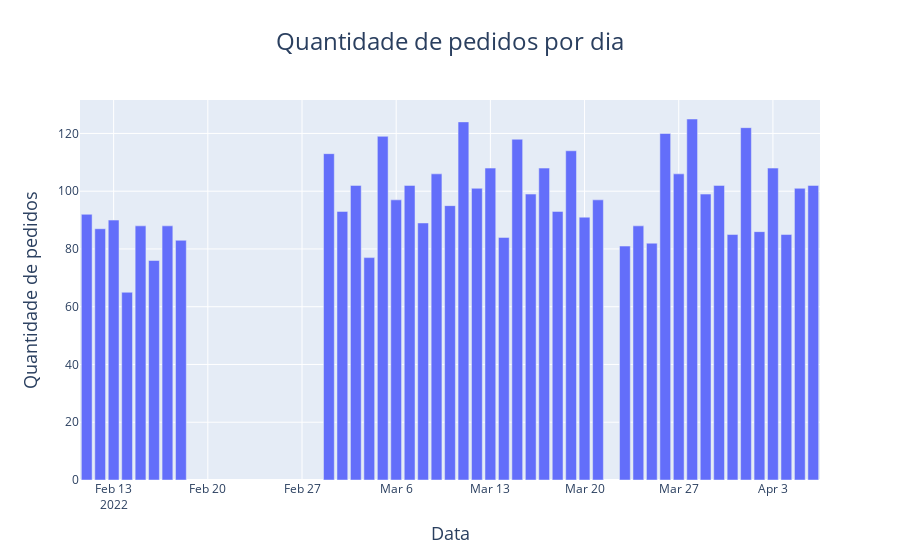

Notebook code for this chart:
### Code cell
# Desenhar gráfico de barras
fig = px.bar(df, x="Day_Ordered", y="ID", title="Quantidade de pedidos por dia", labels={"Day_Ordered": "Data", "ID": "Quantidade de pedidos"})
fig.update_layout(title={"x": 0.5, "xanchor": "center", "font": {"size": 24}},
    xaxis={"title_font": {"size": 18}, "showgrid": True},
    yaxis={"title_font": {"size": 18}, "showgrid": True})
fig.show()

### Figure 1 — Plotly figure (JSON) as saved in the notebook; plotly's stock layout.template omitted (floating-point values rounded to 4 significant figures)
{"data": [{"hovertemplate": "Data=%{x}<br>Quantidade de pedidos=%{y}<extra></extra>", "legendgroup": "", "marker": {"color": "#636efa", "pattern": {"shape": ""}}, "name": "", "orientation": "v", "showlegend": false, "textposition": "auto", "type": "bar", "x": ["2022-02-11", "2022-02-12", "2022-02-13", "2022-02-14", "2022-02-15", "2022-02-16", "2022-02-17", "2022-02-18", "2022-03-01", "2022-03-02", "2022-03-03", "2022-03-04", "2022-03-05", "2022-03-06", "2022-03-07", "2022-03-08", "2022-03-09", "2022-03-10", "2022-03-11", "2022-03-12", "2022-03-13", "2022-03-14", "2022-03-15", "2022-03-16", "2022-03-17", "2022-03-18", "2022-03-19", "2022-03-20", "2022-03-21", "2022-03-23", "2022-03-24", "2022-03-25", "2022-03-26", "2022-03-27", "2022-03-28", "2022-03-29", "2022-03-30", "2022-03-31", "2022-04-01", "2022-04-02", "2022-04-03", "2022-04-04", "2022-04-05", "2022-04-06"], "xaxis": "x", "y": [92, 87, 90, 65, 88, 76, 88, 83, 113, 93, 102, 77, 119, 97, 102, 89, 106, 95, 124, 101, 108, 84, 118, 99, 108, 93, 114, 91, 97, 81, 88, 82, 120, 106, 125, 99, 102, 85, 122, 86, 108, 85, 101, 102], "yaxis": "y"}], "layout": {"barmode": "relative", "legend": {"tracegroupgap": 0}, "title": {"font": {"size": 24}, "text": "Quantidade de pedidos por dia", "x": 0.5, "xanchor": "center"}, "xaxis": {"anchor": "y", "domain": [0, 1], "showgrid": true, "title": {"font": {"size": 18}, "text": "Data"}}, "yaxis": {"anchor": "x", "domain": [0, 1], "showgrid": true, "title": {"font": {"size": 18}, "text": "Quantidade de pedidos"}}}}
